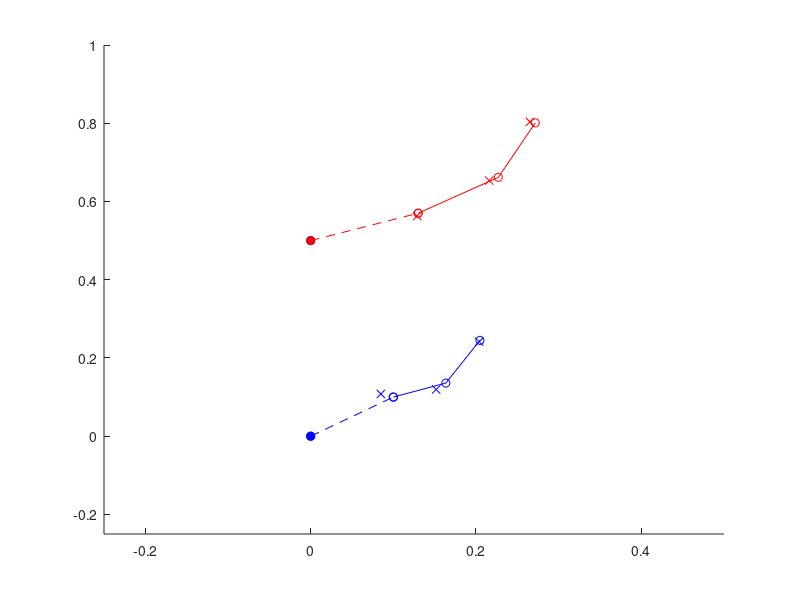

The MATLAB source for this figure:
% CV model example 
% Two targets, no clutter
rng(1337)
x1_0 = [0 1 0 1]';
x2_0 = [0 1.3 0.5 0.7]';

T = 0.1;
A = [1 T 0 0;...
     0 1 0 0;...
     0 0 1 T;...
     0 0 0 1];
 
Q = 0.1 * diag([0 1 0 1]);

H = [1 0 0 0;...
     0 0 1 0];
 
R = 0.0001*diag([1 1]);

N = 3;

X1 = ones(4,N+1);
X2 = ones(4,N+1);

X1(:,1) = x1_0;
X2(:,1) = x2_0;

m1 = ones(2,N);
m2 = ones(2,N);

for k = 1:N
    if k == 1
        X1(:,k+1) = A*x1_0 + mvnrnd([0 0 0 0]',Q)';
        X2(:,k+1) = A*x2_0 + mvnrnd([0 0 0 0]',Q)';
        
        m1(:,k) = H*X1(:,k+1) + mvnrnd([0 0]',R)';
        m2(:,k) = H*X2(:,k+1) + mvnrnd([0 0]',R)';
    else
        X1(:,k+1) = A*X1(:,k) + mvnrnd([0 0 0 0]',Q)';
        X2(:,k+1) = A*X2(:,k) + mvnrnd([0 0 0 0]',Q)';
        
        m1(:,k) = H*X1(:,k+1) + mvnrnd([0 0]',R)';
        m2(:,k) = H*X2(:,k+1) + mvnrnd([0 0]',R)';
    end
end
 
figure
    hold on
    plot(X1(1,1), X1(3,1),'ob','MarkerFaceColor','b')
    plot(X1(1,1:2), X1(3,1:2),'--ob')
    plot(X1(1,2:end), X1(3,2:end),'-ob')    
    plot(m1(1,:), m1(2,:),'xb')
    
    plot(X2(1,1), X2(3,1),'ob','MarkerFaceColor','r')
    plot(X2(1,1:2), X2(3,1:2),'--or')
    plot(X2(1,2:end), X2(3,2:end),'-or')
    plot(m2(1,:), m2(2,:),'xr')
    
    axis([-0.25 0.5 -0.25 1])













